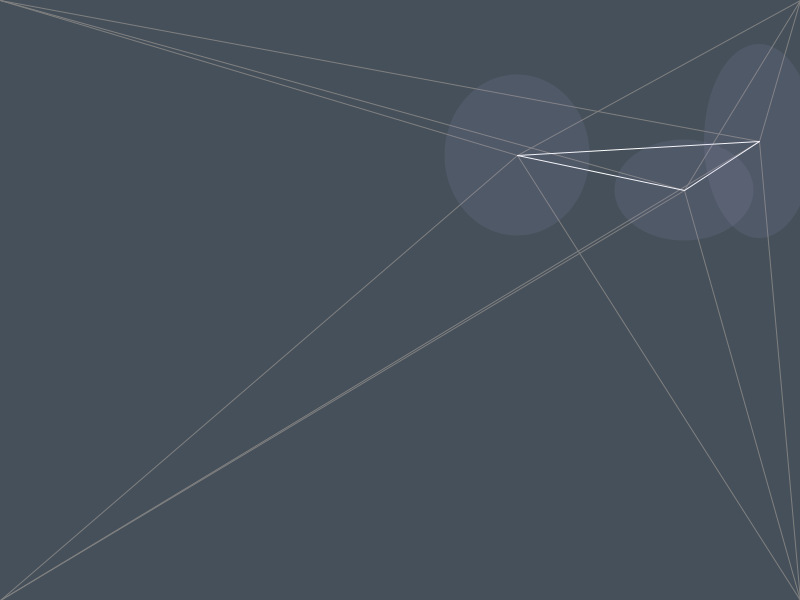
Frame 1 (no input)
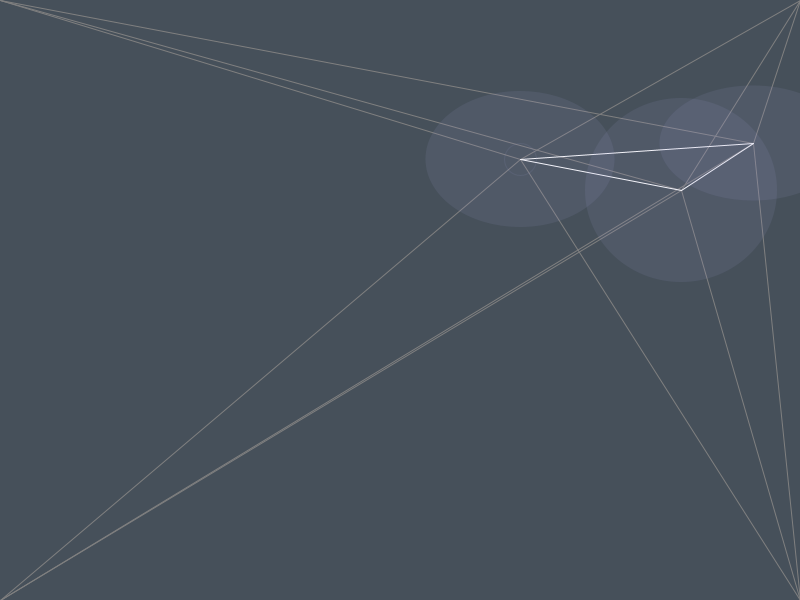
Frame 60 (the mouse pressed at the canvas centre just before this capture)
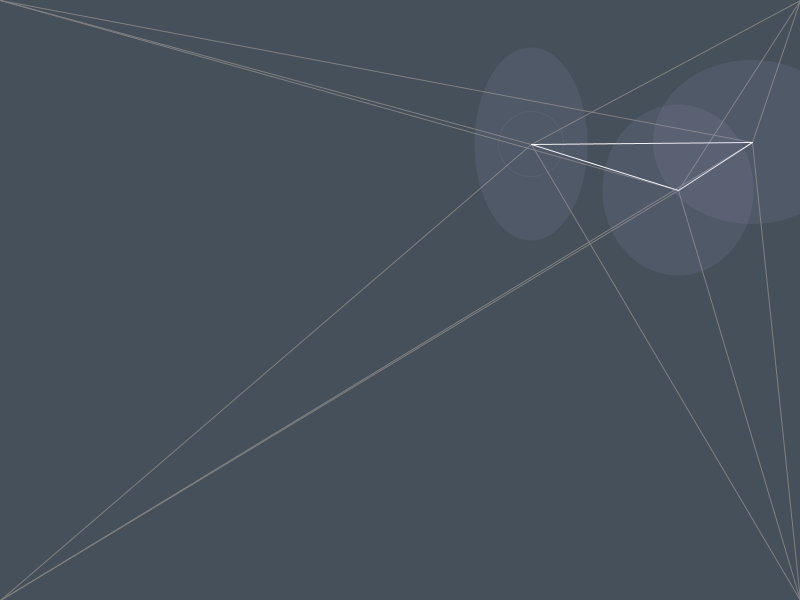
Frame 120 (the mouse held since frame 60 and released just before this capture)

The Processing sketch that drew these frames (run headless with seeded random() and noise(); from frame 60 on, the mouse is pressed at the canvas centre):

// Processing sketch: processing_100804
// ── processing_100804.pde

int randsens = 3;
int hrip1 = 5;
int wrip1 = 5;
int x1, y1, x2, y2, x3, y3;

void setup() {
  size (800, 600);
  smooth();
  x1 = int(random(width));
  y1 = int(random(height));
  x2 = int(random(width));
  y2 = int(random(height));
  x3 = int(random(width));
  y3 = int(random(height));
}

void draw() {
  int chrip = int(random(2));
  background(70, 80, 90);
  randompoints();
  linesnet();
  polyform();
  bubbles();
  if (chrip == 1) {
    ripple();
    }
}

void randompoints() {
  x1 += int(random(-randsens, randsens));
  y1 += int(random(-randsens, randsens));
  x2 += int(random(-randsens, randsens));
  y2 += int(random(-randsens, randsens));
  x3 += int(random(-randsens, randsens));
  y2 += int(random(-randsens, randsens));
}  

void linesnet() {
  stroke(127);
  line(x1, y1, width, height);
  line(x1, y1, width, 0);
  line(x1, y1, 0, height);
  line(x1, y1, 0, 0);
  line(x2, y2, width, height);
  line(x2, y2, width, 0);
  line(x2, y2, 0, height);
  line(x2, y2, 0, 0);
  line(x3, y3, width, height);
  line(x3, y3, width, 0);
  line(x3, y3, 0, height);
  line(x3, y3, 0, 0);
}

void polyform() {
  stroke(255);
  line(x1, y1, x2, y2);
  line(x2, y2, x3, y3);
  line(x3, y3, x1, y1);
}

void bubbles() {
  noStroke();
  fill(150, 150, 200, 30);
  ellipse(x1, y1, int(random(100,200)), int(random(100,200)));
  ellipse(x2, y2, int(random(100,200)), int(random(100,200)));
  ellipse(x3, y3, int(random(100,200)), int(random(100,200)));
}
void ripple() {
  stroke(150, 150, 200, 30);
  noFill();
  int xrip1 = x1;
  int yrip1 = y1;
  hrip1++;
  wrip1++;
  ellipse(xrip1, yrip1, hrip1, wrip1);
}
